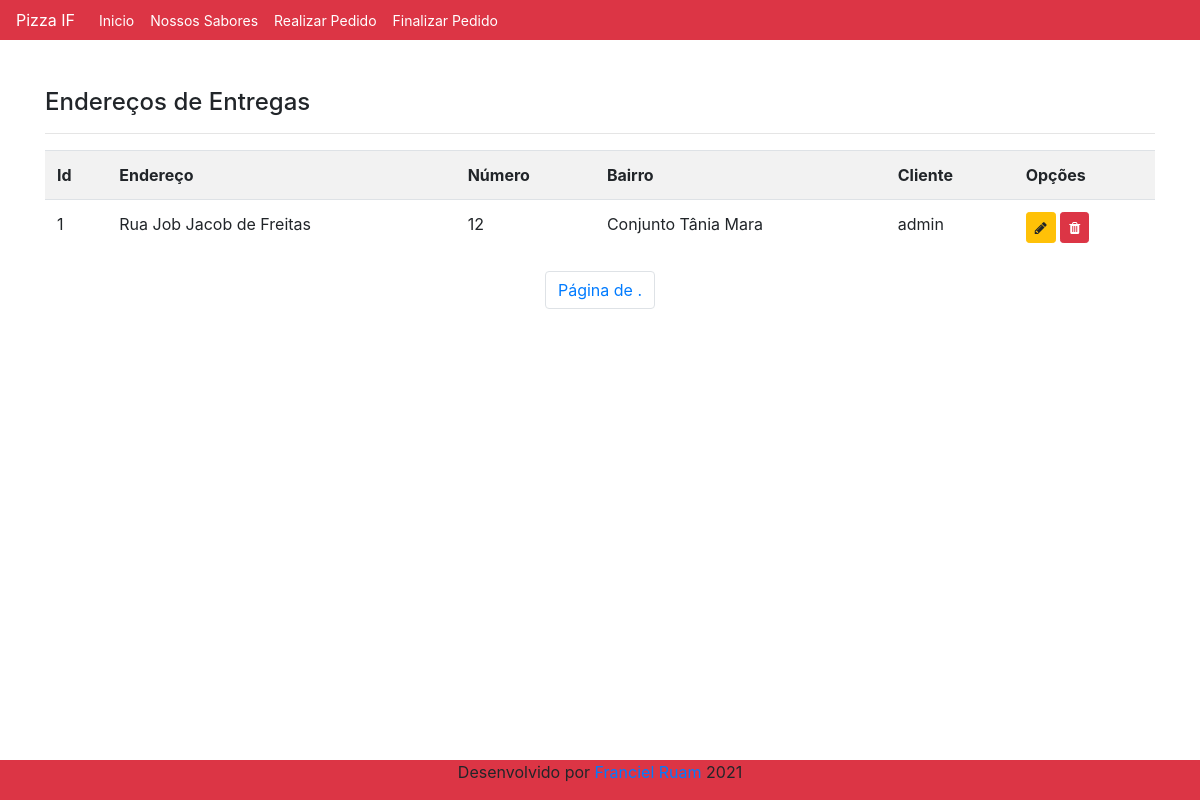
/listar/pedido/, run on an earlier commit of the app's database.
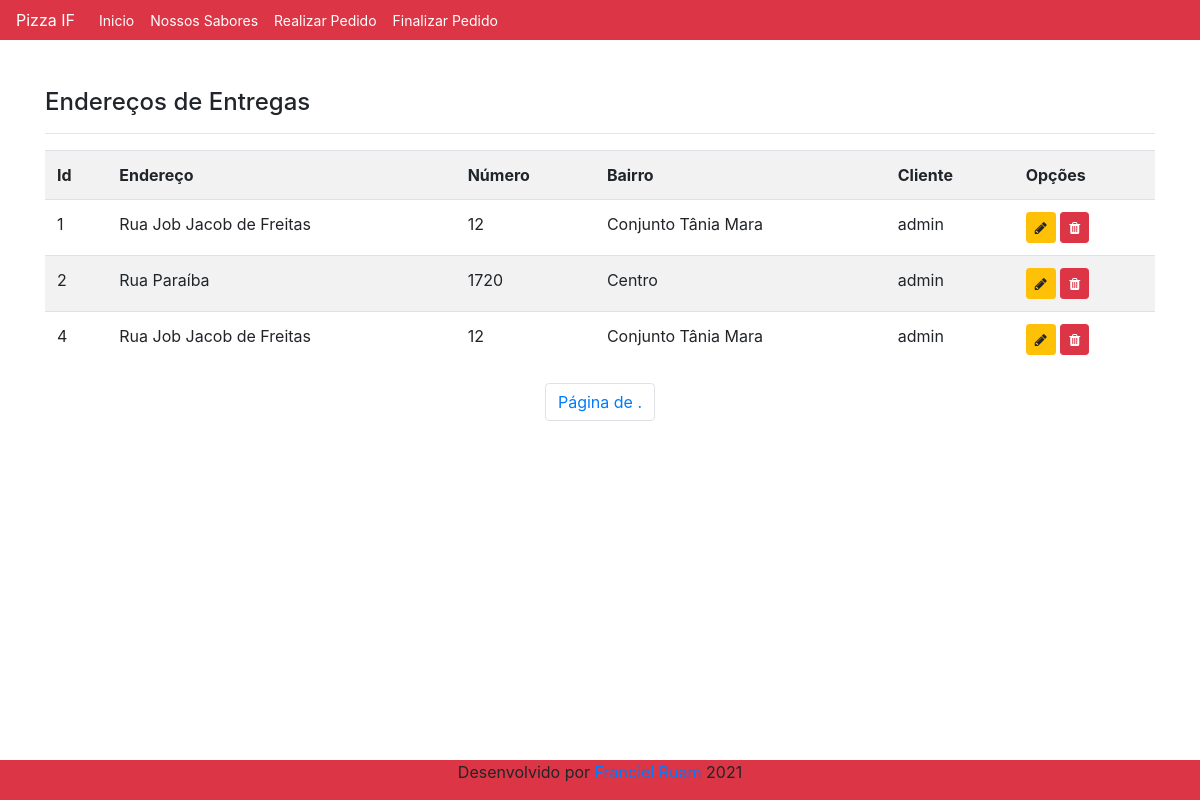
And on a later commit of the database.
### cadastro/models.py (models this page shows, shortened)
class Pedido(models.Model):
    enderecoRua = models.CharField(max_length=250, verbose_name="Endereço")
    enderecoNum = models.IntegerField(verbose_name="Número")
    enderecoBairro = models.CharField(max_length=50, verbose_name="Bairro")
    cliente = models.ForeignKey(User, on_delete=models.PROTECT)

### cadastro/views.py (the view)
# urls.py: path('listar/pedido/', PedidoList.as_view(), name='listar-pedido'),
class PedidoList(ListView):
    model = Pedido
    template_name = "cadastro/listas/pedido.html"

### cadastro/templates/cadastro/listas/pedido.html (shortened to what this page needs)
{% extends 'paginas/modelo.html' %}
{% load static %}
{% load crispy_forms_tags %}
{% block conteudo %}
<h4>Endereços de Entregas</h4>
<hr>
<div class="table-responsive">
    <table class="table table-striped">
        <tr>
            <th>Id</th>
            <th>Endereço</th>
            <th>Número</th>
            <th>Bairro</th>
            <th>Cliente</th>
            <th>Opções</th>
        </tr>
        {% for pedido in object_list %}
        <tr>
            <td>{{ pedido.id }}</td>
            <td>{{ pedido.enderecoRua }}</td>
            <td>{{ pedido.enderecoNum }}</td>
            <td>{{ pedido.enderecoBairro }}</td>
            <td>{{ pedido.cliente }}</td>
            <td>
                <a href="{% url 'atualizar-pedido' pedido.pk %}" class="btn btn-warning btn-sm" title="Editar">
                    <i class="fa fa-pencil" aria-hidden="true"></i>
                </a>
                <a href="{% url 'excluir-pedido' pedido.pk %}" class="btn btn-danger btn-sm" title="Excluir">
                    <i class="fa fa-trash" aria-hidden="true"></i>
                </a>
            </td>
        </tr>
        {% empty %}
        <tr>
            <td colspan="3">Nenhum endereço Registrado</td>
        </tr>
        {% endfor %}
    </table>
    <ul class="pagination justify-content-center">
        <li class="page-item">
            <span class="page-link">Página {{ page_obj.number }} de {{ page_obj.paginator.num_pages }}.</span>
        </li>
    </ul>
</div>
{% endblock %}

### paginas/templates/paginas/modelo.html (shortened to what this page needs)
{% load static %}
<!doctype html>
<html lang="pt-br" class="h-100">
<head>
    <link href="{% static 'css/bootstrap.min.css' %}" rel="stylesheet">
    <link href="{% static 'css/font-awesome.min.css' %}" rel="stylesheet">
    <link href="{% static 'css/ifpr.css' %}" rel="stylesheet">
    <link rel="stylesheet" type="text/css" href="https://cdn.datatables.net/v/bs4/dt-1.10.22/datatables.min.css" />
</head>
<body class="d-flex flex-column h-100">
    <main role="main" class="flex-shrink-0">
        {% block menu %}
        <div class="bg-danger">
            <nav class="navbar navbar-expand-lg navbar-light corSecudaria">
                <a class="nav-link textBranco" href="{% url 'inicio' %}">Pizza IF</a>
                <div class="collapse navbar-collapse" id="navbarSupportedContent">
                    <ul class="navbar-nav">
                        <li class="">
                            <a class="nav-link btn-sm btn-outline-dark" href="{% url 'inicio' %}">
                                Inicio
                            </a>
                        </li>
                    </ul>
                    <ul class="navbar-nav">
                        <li class="">
                            <a class="nav-link btn-sm btn-outline-dark" href="{% url 'pedido' %}">
                                Nossos Sabores
                            </a>
                        </li>
                    </ul>
                    <ul class="navbar-nav">
                        <li class="">
                            <a class="nav-link btn-sm btn-outline-dark" href="{% url 'adicionar-pizza' %}">
                                Realizar Pedido
                            </a>
                        </li>
                    </ul>
                    <ul class="navbar-nav">
                        <li class="">
                            <a class="nav-link btn-sm btn-outline-dark" href="{% url 'cadastrar-pedido' %}">
                                Finalizar Pedido
                            </a>
                        </li>
                    </ul>
                </div>
            </nav>
        </div>
        {% endblock %}
        <div class="container py-5">
            {% block conteudo %}{% endblock %}
        </div>
    </main>
    <footer class="mt-auto">
        {% block rodape %}
        <div class="container-fluid bg-danger text-center">
            <div class="row">
                <div class="mx-auto">
                    <p>
                        <font style="vertical-align: inherit;">Desenvolvido por</font>
                        <a href="https://www.linkedin.com/in/franciel-ruam-995644174/">
                            <font style="vertical-align: inherit;"> Franciel Ruam </font>
                        </a>
                        <font style="vertical-align: inherit;">2021</font>
                </div>
            </div>
        </div>
        {% endblock %}
    </footer>
</body>
</html>

### static/css/ifpr.css (style rules this page uses)
.navbar { padding: 0 !important; }
.navbar a.nav-link { color: white !important; }
.textBranco { color: white !important; }
table td { max-width: 500px; }

What changed in the data, as far as the page shows it:
added Pedido: id "2", enderecoRua "Rua Paraíba", enderecoNum "1720", enderecoBairro "Centro", cliente "admin"
added Pedido: id "4", enderecoRua "Rua Job Jacob de Freitas", enderecoNum "12", enderecoBairro "Conjunto Tânia Mara", cliente "admin"
